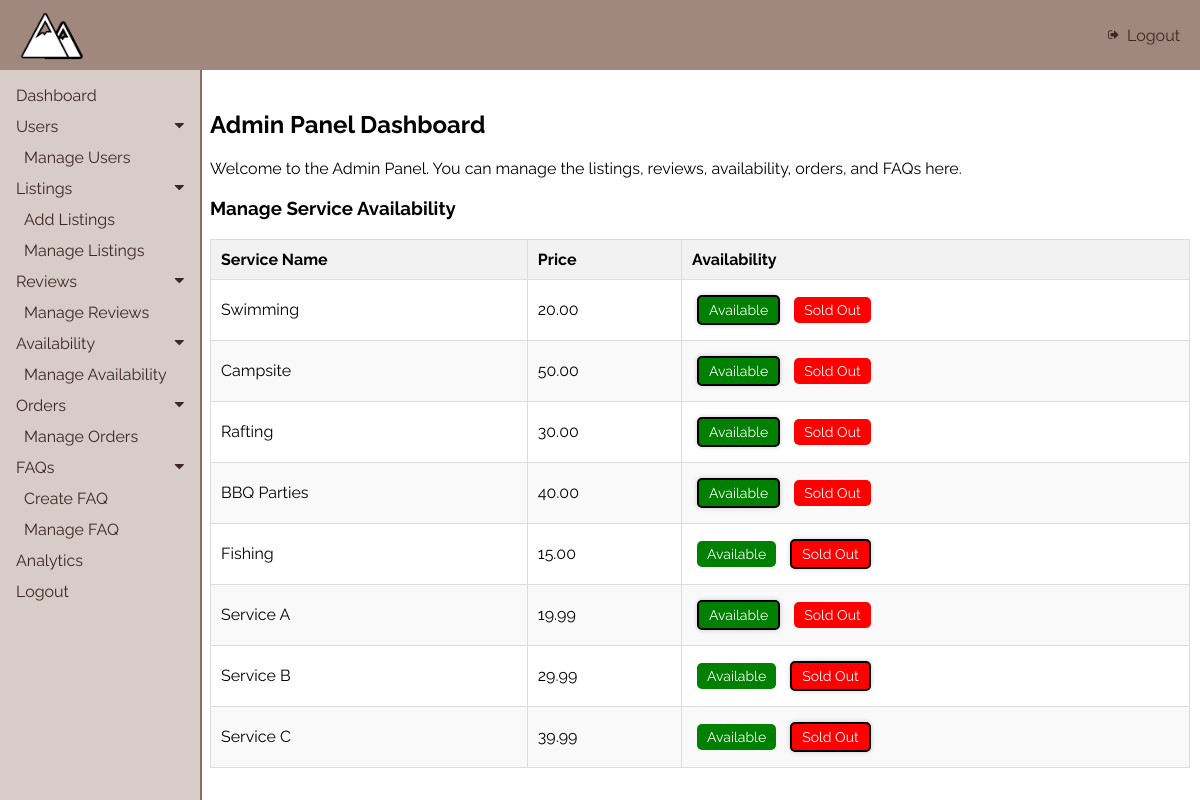
Screenshot of /admin/modules/availability/manageAvailability.php with the database file from the repository.
### tables this page shows
CREATE TABLE `additional_services` (
  `service_id` int(11) NOT NULL,
  `service_name` varchar(255) NOT NULL,
  `service_price` decimal(10,2) NOT NULL,
  `availability` enum('available','sold out') NOT NULL DEFAULT 'available'
);

### admin/modules/availability/manageAvailability.php (the view, shortened to what this page needs)
<?php
include("../../../config/config.php");
$query = "SELECT * FROM additional_services";
$result = mysqli_query($conn, $query);
?>
<!DOCTYPE html>
<html lang="en">
<head>
  <link rel="stylesheet" href="https://cdnjs.cloudflare.com/ajax/libs/font-awesome/4.7.0/css/font-awesome.min.css">
  <link rel="stylesheet" type="text/css" href="<?php echo ADMIN_BASE_URL; ?>/css/admin.css">
</head>
<body>
  <div class="topNav">
<img src="<?php echo ADMIN_BASE_URL; ?>/img/icon.png" alt="Logo">
     <a href="../../../../mainpage.php">
      <i class="fa fa-sign-out" style="font-size: 12px;"></i> Logout
    </a>
  </div>
  <?php include '../../includes/sideNav.php'; ?>
  <div class="main">
    <h2>Admin Panel Dashboard</h2>
    <p>Welcome to the Admin Panel. You can manage the listings, reviews, availability, orders, and FAQs here.</p>
    <h3>Manage Service Availability</h3>
    <form method="POST" action="">
      <table>
        <thead>
          <tr>
            <th>Service Name</th>
            <th>Price</th>
            <th>Availability</th>
          </tr>
        </thead>
        <tbody>
          <?php while ($row = mysqli_fetch_assoc($result)) { ?>
            <tr>
              <td><?php echo htmlspecialchars($row['service_name']); ?></td>
              <td><?php echo htmlspecialchars($row['service_price']); ?></td>
              <td>
                <button type="submit" name="availability[<?php echo $row['service_id']; ?>]" value="available" class="status-button available <?php if ($row['availability'] == 'available') echo 'selected'; ?>">Available</button>
                <button type="submit" name="availability[<?php echo $row['service_id']; ?>]" value="sold out" class="status-button sold-out <?php if ($row['availability'] == 'sold out') echo 'selected'; ?>">Sold Out</button>
              </td>
            </tr>
          <?php } ?>
        </tbody>
      </table>
    </form>
  </div>
</body>
</html>

### admin/includes/sideNav.php
<div class="sidenav">
  <a href="#dashboard">Dashboard</a>
  <button class="dropdown-btn">Users
    <i class="fa fa-caret-down"></i>
  </button>
  <div class="dropdown-container">
    <a href="<?php echo ADMIN_BASE_URL; ?>/modules/users/manageUsers.php">Manage Users</a>
  </div>
  <button class="dropdown-btn">Listings
    <i class="fa fa-caret-down"></i>
  </button>
  <div class="dropdown-container">
    <a href="<?php echo ADMIN_BASE_URL; ?>/modules/listings/addListings.php">Add Listings</a>
    <a href="<?php echo ADMIN_BASE_URL; ?>/modules/listings/manageListings.php">Manage Listings</a>
  </div>
  <button class="dropdown-btn">Reviews
    <i class="fa fa-caret-down"></i>
  </button>
  <div class="dropdown-container">
    <a href="<?php echo ADMIN_BASE_URL; ?>/modules/review/manageReview.php">Manage Reviews</a>
  </div>
  <button class="dropdown-btn">Availability
    <i class="fa fa-caret-down"></i>
  </button>
  <div class="dropdown-container">
    <a href="<?php echo ADMIN_BASE_URL; ?>/modules/availability/manageAvailability.php">Manage Availability</a>
  </div>
  <button class="dropdown-btn">Orders
    <i class="fa fa-caret-down"></i>
  </button>
  <div class="dropdown-container">
    <a href="<?php echo ADMIN_BASE_URL; ?>/modules/orders/manageOrders.php">Manage Orders</a>
  </div>
  <button class="dropdown-btn">FAQs
    <i class="fa fa-caret-down"></i>
  </button>
  <div class="dropdown-container">
    <a href="<?php echo ADMIN_BASE_URL; ?>/modules/FAQ/add_faq.php">Create FAQ</a>
    <a href="<?php echo ADMIN_BASE_URL; ?>/modules/FAQ/manage_faq.php">Manage FAQ</a>
  </div>
  <a href="<?php echo ADMIN_BASE_URL; ?>/modules/analytics/analytics.php">Analytics</a>
  <a href="<?php echo ADMIN_BASE_URL; ?>../mainpage.php">Logout</a>
</div>

### admin/css/admin.css (style rules this page uses)
body { font-family: "Raleway", sans-serif; margin: 0; padding: 0; background-color: #fff; }
.topNav { position: fixed; display: flex; justify-content: space-between; align-items: center; background-color: #a1887f; color: #3e2723; padding: 10px 20px; position: fixed; top: 0; left: 0; width: 100%; z-index: 2; box-sizing: border-box; }
.topNav img { height: 50px; }
.topNav a { color: #3e2723; text-decoration: none; font-size: 16px; display: flex; align-items: center; }
.topNav .fa { margin-right: 8px; }
.sidenav { position: fixed; height: 100%; width: 200px; top: 60px; left: 0; background-color: #d7ccc8; overflow-x: hidden; padding-top: 20px; border-right: 2px solid #8d6e63; }
.main { margin-top: 70px; margin-left: 200px; padding: 20px 10px; background-color: #fff; }
.sidenav a, .dropdown-btn { padding: 6px 8px 6px 16px; text-decoration: none; color: #3e2723; display: block; border: none; background: none; width: 100%; text-align: left; cursor: pointer; outline: none; font-size: 16px; }
.dropdown-container { display: block; background-color: #d7ccc8; padding-left: 8px; }
.fa-caret-down { float: right; padding-right: 8px; }
input, textarea, select, select option, button { font-family: "Raleway", sans-serif; }

### admin/modules/availability/manageAvailability.php (style rules this page uses)
table { width: 100%; border-collapse: collapse; margin-top: 20px; }
table th, table td { padding: 10px; border: 1px solid #ddd; text-align: left; }
table th { background-color: #f2f2f2; }
table tr:nth-child(even) { background-color: #f9f9f9; }
.status-button { padding: 5px 10px; border: none; cursor: pointer; font-size: 14px; border-radius: 5px; margin: 5px; }
.available { background-color: green; color: white; }
.sold-out { background-color: red; color: white; }
.status-button.selected { border: 2px solid #000; box-shadow: 0 0 5px rgba(0, 0, 0, 0.2); }

### rows the page displays
additional_services: service_name "Swimming", service_price "20.00"
additional_services: service_name "Campsite", service_price "50.00"
additional_services: service_name "Rafting", service_price "30.00"
additional_services: service_name "BBQ Parties", service_price "40.00"
additional_services: service_name "Fishing", service_price "15.00"
additional_services: service_name "Service A", service_price "19.99"
additional_services: service_name "Service B", service_price "29.99"
additional_services: service_name "Service C", service_price "39.99"
